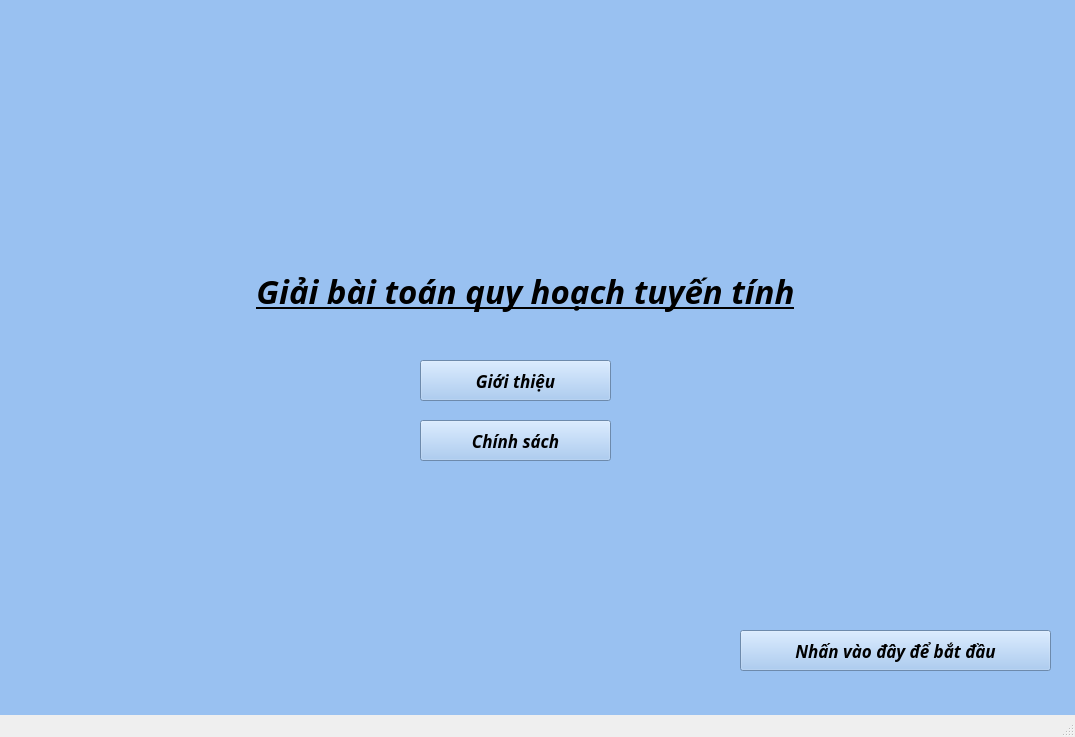
<?xml version="1.0" encoding="UTF-8"?>
<ui version="4.0">
 <class>MainWindow</class>
 <widget class="QMainWindow" name="MainWindow">
  <property name="geometry">
   <rect>
    <x>0</x>
    <y>0</y>
    <width>1075</width>
    <height>737</height>
   </rect>
  </property>
  <property name="font">
   <font>
    <family>Open Sans Extrabold</family>
   </font>
  </property>
  <property name="windowTitle">
   <string>MainWindow</string>
  </property>
  <property name="styleSheet">
   <string notr="true"/>
  </property>
  <widget class="QWidget" name="centralwidget">
   <property name="styleSheet">
    <string notr="true">background-color: rgb(153, 193, 241)</string>
   </property>
   <widget class="QLabel" name="label">
    <property name="geometry">
     <rect>
      <x>150</x>
      <y>190</y>
      <width>751</width>
      <height>201</height>
     </rect>
    </property>
    <property name="font">
     <font>
      <family>Purisa</family>
      <pointsize>25</pointsize>
      <italic>true</italic>
      <bold>true</bold>
      <underline>true</underline>
     </font>
    </property>
    <property name="styleSheet">
     <string notr="true">color: black</string>
    </property>
    <property name="text">
     <string>Giải bài toán quy hoạch tuyến tính</string>
    </property>
    <property name="scaledContents">
     <bool>false</bool>
    </property>
    <property name="alignment">
     <set>Qt::AlignCenter</set>
    </property>
   </widget>
   <widget class="QPushButton" name="pushButton_2">
    <property name="geometry">
     <rect>
      <x>420</x>
      <y>360</y>
      <width>191</width>
      <height>41</height>
     </rect>
    </property>
    <property name="font">
     <font>
      <family>Purisa</family>
      <pointsize>13</pointsize>
      <italic>true</italic>
      <bold>true</bold>
     </font>
    </property>
    <property name="styleSheet">
     <string notr="true">color: black</string>
    </property>
    <property name="text">
     <string>Giới thiệu</string>
    </property>
   </widget>
   <widget class="QPushButton" name="pushButton_3">
    <property name="geometry">
     <rect>
      <x>740</x>
      <y>630</y>
      <width>311</width>
      <height>41</height>
     </rect>
    </property>
    <property name="font">
     <font>
      <family>Purisa</family>
      <pointsize>13</pointsize>
      <italic>true</italic>
      <bold>true</bold>
     </font>
    </property>
    <property name="styleSheet">
     <string notr="true">color: black</string>
    </property>
    <property name="text">
     <string>Nhấn vào đây để bắt đầu</string>
    </property>
   </widget>
   <widget class="QLabel" name="label_2">
    <property name="geometry">
     <rect>
      <x>320</x>
      <y>50</y>
      <width>451</width>
      <height>131</height>
     </rect>
    </property>
    <property name="text">
     <string/>
    </property>
    <property name="pixmap">
     <pixmap resource="resource.qrc">:/new/prefix1/Logo TA Ngang.png</pixmap>
    </property>
    <property name="scaledContents">
     <bool>true</bool>
    </property>
   </widget>
   <widget class="QPushButton" name="pushButton_4">
    <property name="geometry">
     <rect>
      <x>420</x>
      <y>420</y>
      <width>191</width>
      <height>41</height>
     </rect>
    </property>
    <property name="font">
     <font>
      <family>Purisa</family>
      <pointsize>13</pointsize>
      <italic>true</italic>
      <bold>true</bold>
     </font>
    </property>
    <property name="styleSheet">
     <string notr="true">color: black</string>
    </property>
    <property name="text">
     <string>Chính sách</string>
    </property>
   </widget>
  </widget>
  <widget class="QMenuBar" name="menubar">
   <property name="geometry">
    <rect>
     <x>0</x>
     <y>0</y>
     <width>1075</width>
     <height>26</height>
    </rect>
   </property>
  </widget>
  <widget class="QStatusBar" name="statusbar"/>
 </widget>
 <resources>
  <include location="resource.qrc"/>
 </resources>
 <connections/>
</ui>
